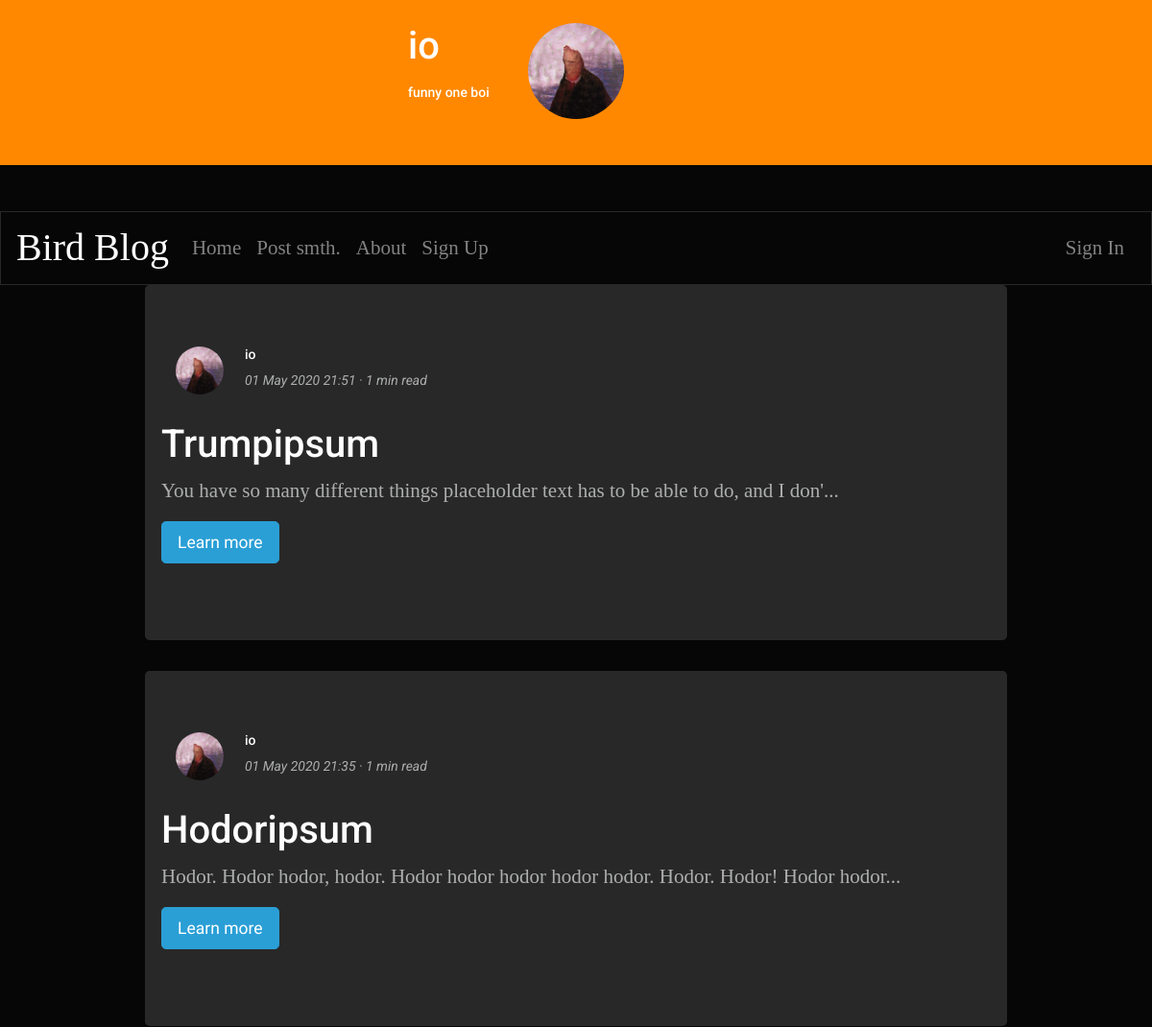
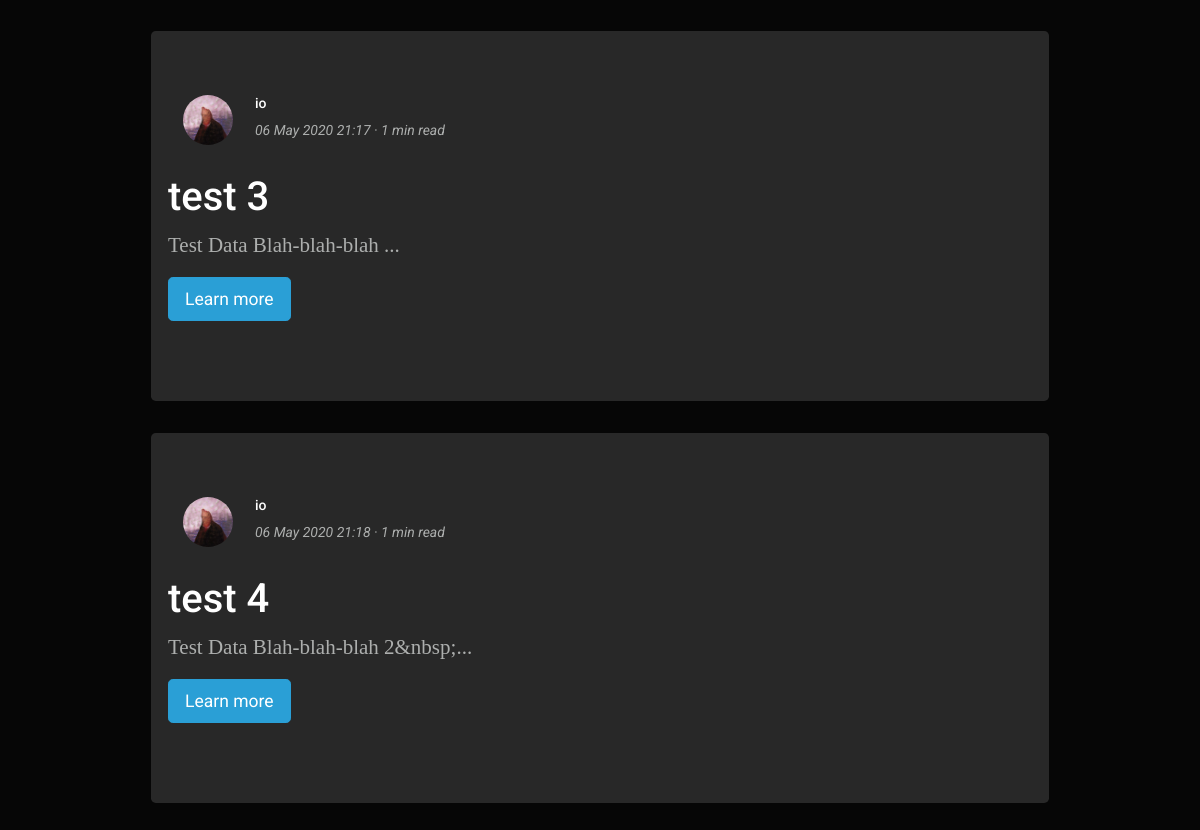
/id/io, run on an earlier commit of the app's database (2 pictures, top to bottom).
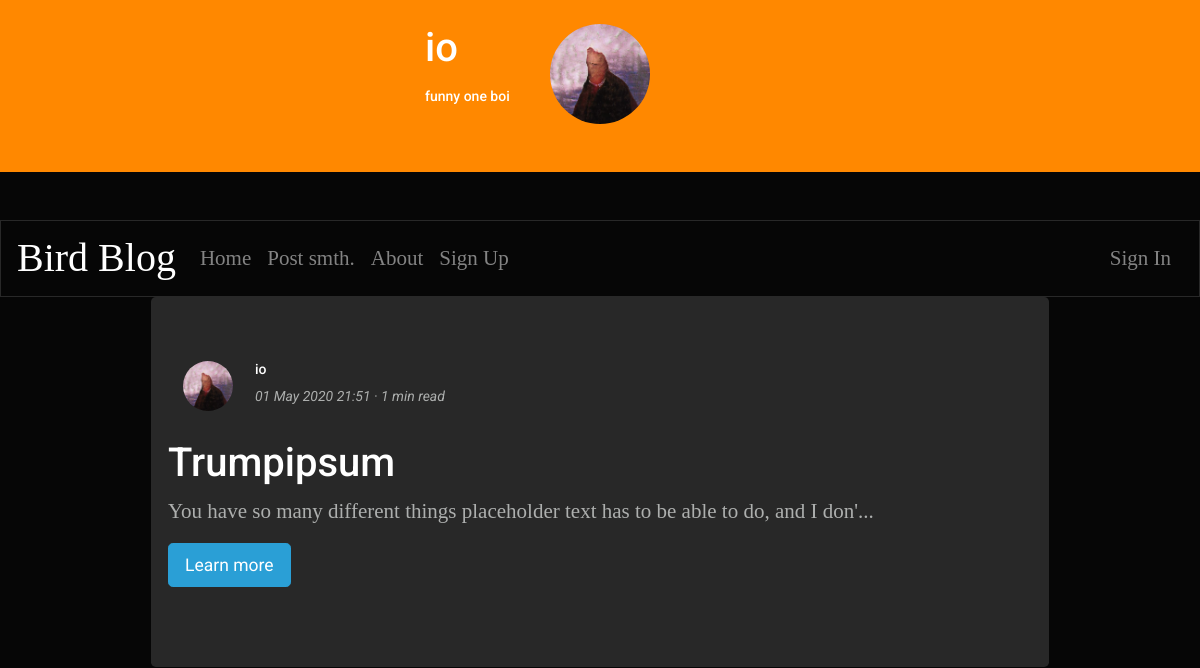
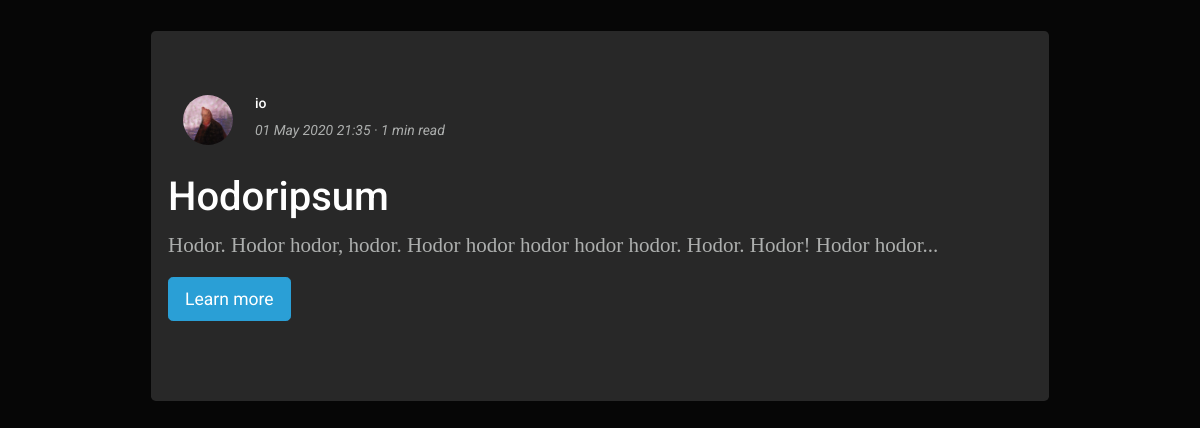
And on a later commit of the database (2 pictures, top to bottom).
### tables this page shows
CREATE TABLE "texts" (
	"ID"	INTEGER,
	"textName"	TEXT,
	"textContent"	TEXT,
	"author"	TEXT,
	"date"	TEXT,
	"rating"	INTEGER,
	"dateComputer"	INTEGER
);

### server.py (the view)
@app.route('/id/<userID>')
def user(userID):
    try:
        conn = sqlite3.connect("userData.db")
        c = conn.cursor()
        isReal = c.execute("SELECT nick FROM `userData` WHERE nick=?;", (userID,)).fetchone()
        if isReal == None:
            abort(404)
        yourPage = False
        f = open("dev_output.txt", "a")
        connTexts = sqlite3.connect("texts.db")
        g = connTexts.cursor()
        temp = "images/users/{}.jpg".format(userID)
        imageLink = url_for('static', filename=temp)
        about = c.execute("SELECT about FROM `userData` WHERE nick=?;", (userID,))
        about = about.fetchall()
        about = str(about)
        about = about[about.find("'")+1:about.rfind("'")]
        fullPostData = g.execute("SELECT * FROM `texts` WHERE author=?;", (userID,))
        fullPostData = fullPostData.fetchall()
        if "user" in session:
            if session["user"] == userID:
                yourPage = True
        emptyPage = False
        if len(str(fullPostData)) == 2:
            emptyPage = True
        conn.commit()
        conn.close()
        connTexts.commit()
        connTexts.close()
        f.close()
        return render_template("userPage.html", bootstrapTheme=bootstrapTheme, nick=userID, imageLink=imageLink, about=about, fullPostData=fullPostData, yourPage=yourPage, emptyPage=emptyPage)
    except IndexError:
        abort(404)

### server.py (called while the page is built)
@app.after_request
def add_header(response):
    response.headers['Cache-Control'] = 'no-store, no-cache, must-revalidate, post-check=0, pre-check=0, max-age=0'
    response.headers['Pragma'] = 'no-cache'
    response.headers['Expires'] = '-1'
    return response

### templates/userPage.html (shortened to what this page needs)
<!DOCTYPE html>
<html>
    <head>
        {% include '/styles.html' %}
    </head>
    <body>
        <div class="pt-4 bg-warning">
            <div class="row mb-5" >
                <div class="col-md"></div>
                <div class="col-md">
                    <div class = "container" >
                        <div class = "row mb-5">
                            <div class="col-md">
                            <h3>{{nick}}</h3>
                            <p><h6>{{about}}</h6></p>
                            </div>
                            <div class="col-md"><img src = {{imageLink}} alt="" class="round" width="100" height="100"></div>
                            <div class="col-md"></div>
                        </div>
                    </div>
                </div>
                <div class="col-md"></div>
                </div>
            </div>
        {% include 'header.html' %}
        <div class="row mb-5" >
            <div class="col-md"></div>
                <div class = "center-block" >
                    {% block poster %}
                    {% for post in fullPostData %}
                        <div class = "jumbotron" style="width: 898px;">
                            <div class = "row">
                                <div class="col-md-1">
                                    <img src = {{imageLink}} alt="" class="round" width="50" height="50">
                                </div>
                                <div class="col-md-5">
                                    <h6>{{ post[3] }}</h6>
                                    <p><i>{{ post[4] }} · {{(post|length / 1500)|round(0, "ceil")|int}} min read</i></p>
                                </div>
                            </div>
                            <div class = "row">
                                <p><h3>{{ post[1] }}</h3></p>
                            </div>
                            <div class = "row">
                                {% if post[2]|length > 83 %}
                                    <p class = "serif">{{ post[2][:83] }}...</p>
                                {% else %}
                                    <p class = "serif">{{ post[2]}}...</p>
                                {% endif %}
                            </div>
                            <div class = "row">
                                <p class="lead">
                                    <a class="btn btn-primary btn-lg" href="/texts/{{post[0]}}" role="button">Learn more</a>
                                </p>
                            </div>
                        </div>
                    {% endfor %}
                    {% endblock %}
                </div>
            <div class="col-md text-center">
            </div>
        </div>
    </body>
</html>

What changed in the data, as far as the page shows it:
removed texts: author "io", date "06 May 2020 21:17", value "1", textName "test 3", textContent "Test Data Blah-blah-blah"
removed texts: author "io", date "06 May 2020 21:18", value "1", textName "test 4", textContent "Test Data Blah-blah-blah 2&nbsp;"
